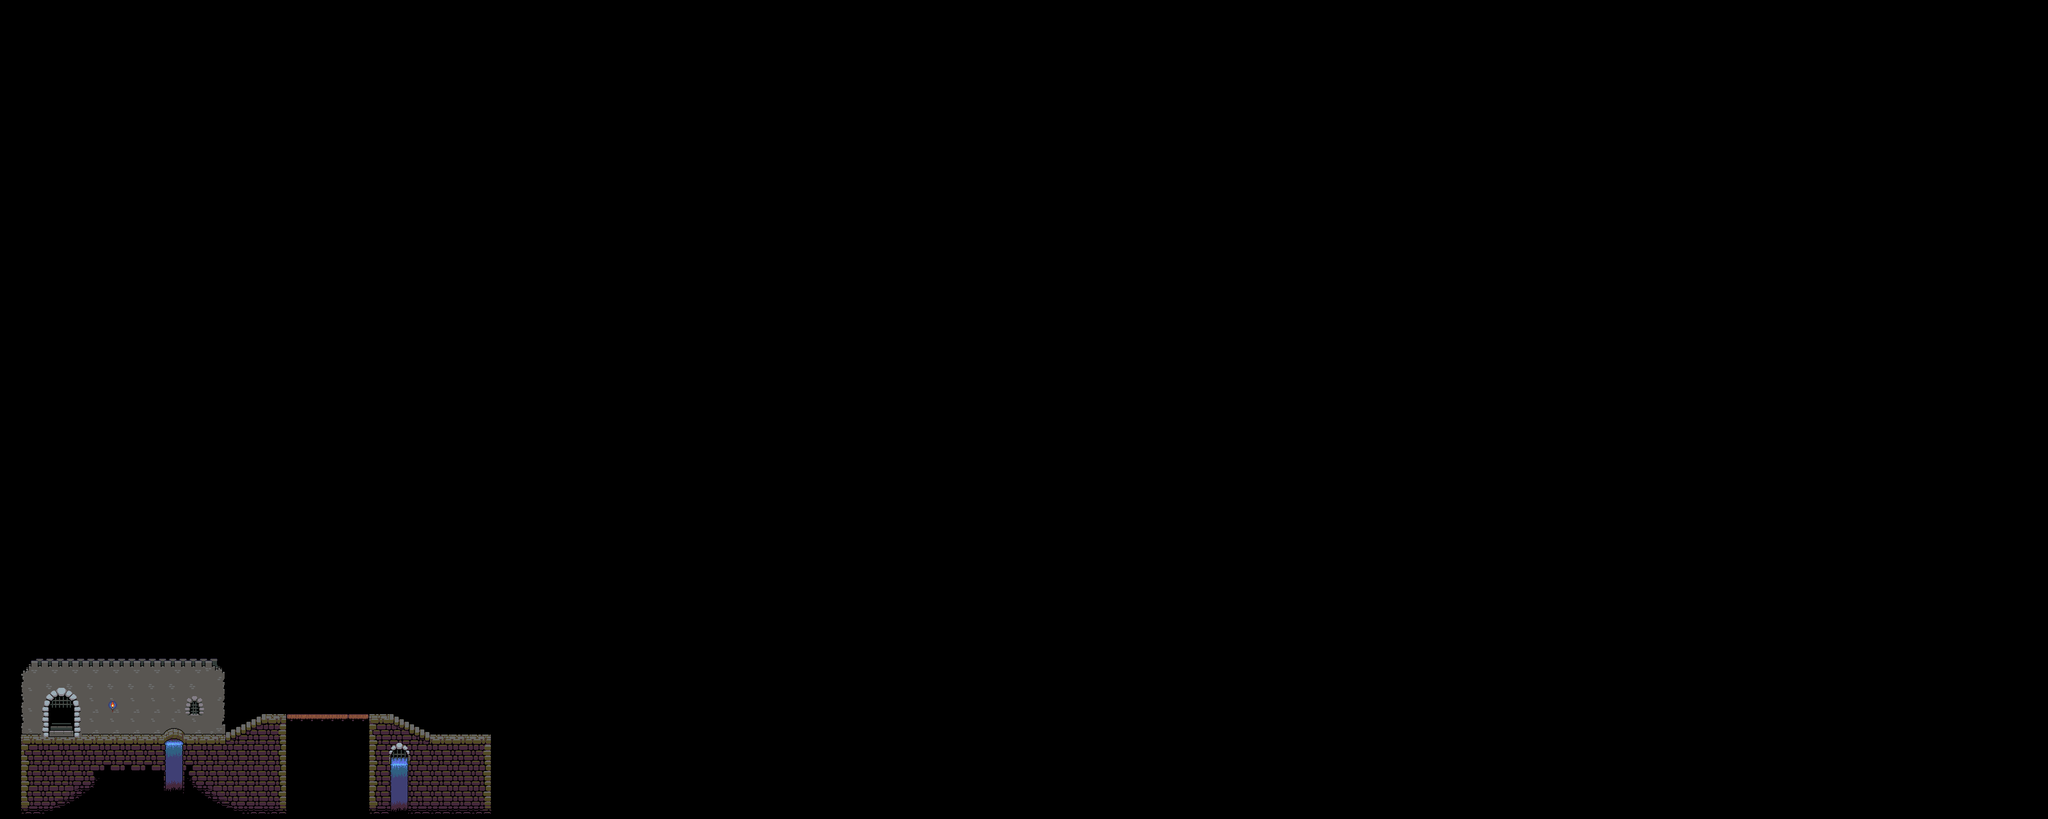

This is a level from a 2D game, rendered from its Tiled map with the project's own tilesets. A one-line summary and the map file follow, with tile-layer data summarised:
An orthogonal 100x40 tile map with 32x32 px tiles, 3 tile layers (Background 2, Background, Foreground).

<map version="1.0" tiledversion="1.1.5" orientation="orthogonal" renderorder="right-down" width="100" height="40" tilewidth="32" tileheight="32" infinite="0" nextobjectid="1">
 <tileset firstgid="1" name="Castle Tiles" tilewidth="32" tileheight="32" tilecount="225" columns="15">
  <image source="Castle Tiles.png" width="480" height="480" />
 </tileset>
 <layer name="Background 2" width="100" height="40">
  <data>[4000 cells, 11 non-empty, 4 distinct tile ids]</data>
 </layer>
 <layer name="Background" width="100" height="40">
  <data>[4000 cells, 41 non-empty, 9 distinct tile ids]</data>
 </layer>
 <layer name="Foreground" width="100" height="40">
  <data>[4000 cells, 113 non-empty, 54 distinct tile ids]</data>
 </layer>
</map>
